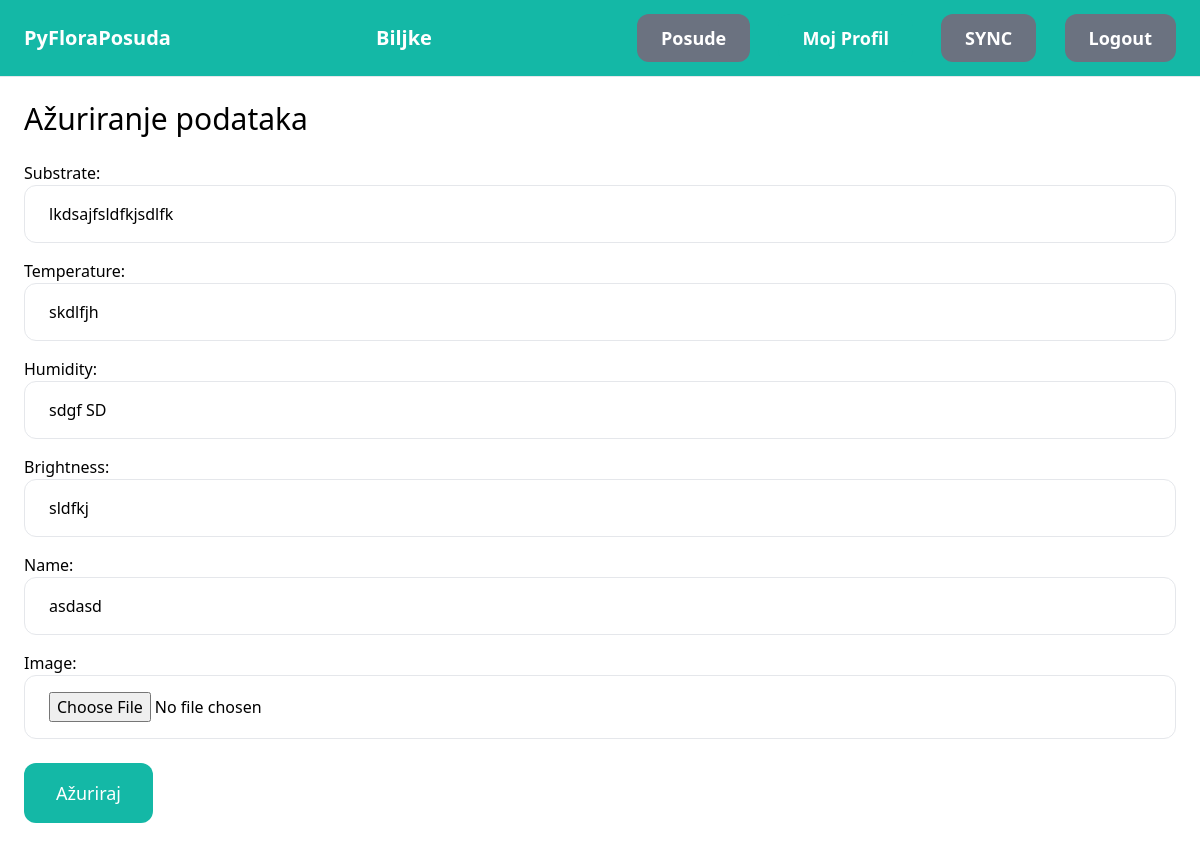
Before: /biljke/6/promjena/ (signed in) with the older database file.
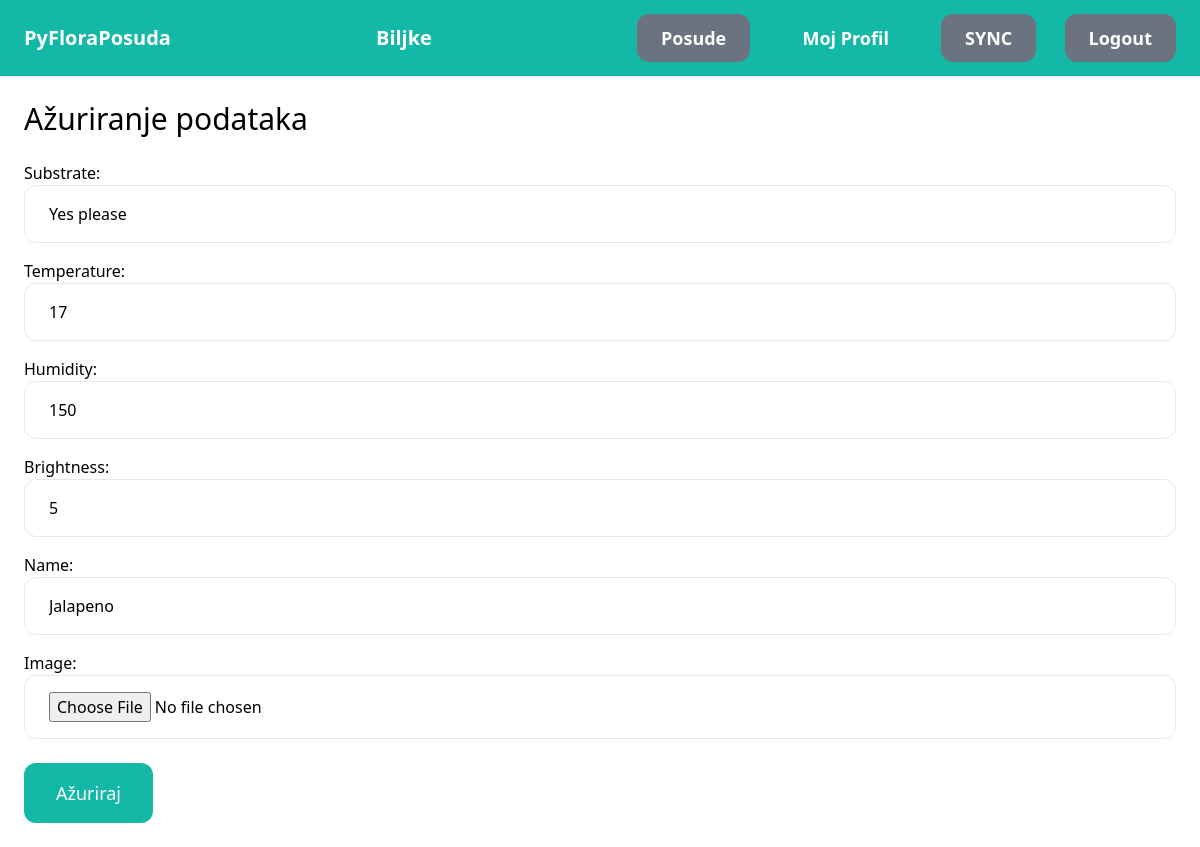
After: the same page with the newer database file.
### plant/models.py (models this page shows, shortened)
class Plant(models.Model):
    name = models.CharField(max_length=255)
    image = models.ImageField(upload_to='plant_images')
    humidity = models.CharField(max_length=255)
    brightness = models.CharField(max_length=255)
    temperature = models.CharField(max_length=255)
    substrate = models.CharField(max_length=255)

### plant/views.py (the view)
# urls.py: path('<int:pk>/promjena/', views.edit, name='edit'),
@login_required
def edit(request, pk):
    plant = get_object_or_404(Plant, pk=pk)
    if request.method == 'POST':
        form = EditPlantForm(request.POST, request.FILES, instance=plant)
        if form.is_valid():
            form.save()
            return redirect('plant:detail', pk=plant.id)
    else:
        form = EditPlantForm(instance=plant)
    return render(request, 'plants/form.html', {
        'form': form,
        'title': 'Ažuriranje podataka',
        'komanda': 'Ažuriraj',
    })

### plant/forms.py
class EditPlantForm(forms.ModelForm):
    class Meta:
        model = Plant
        fields = {'name', 'image', 'humidity', 'brightness', 'temperature', 'substrate'}
        widgets = {
            'name': forms.TextInput(attrs={
                'class': INPUT_CLASSES
            }),
            'image': forms.FileInput(attrs={
                'class': INPUT_CLASSES
            }),
            'humidity': forms.TextInput(attrs={
                'class': INPUT_CLASSES
            }),
            'brightness': forms.TextInput(attrs={
                'class': INPUT_CLASSES
            }),
            'temperature': forms.TextInput(attrs={
                'class': INPUT_CLASSES
            }),
            'substrate': forms.TextInput(attrs={
                'class': INPUT_CLASSES
            })
        }

### plant/templates/plants/form.html (shortened to what this page needs)
{% extends 'core/base.html' %}
{% block content %}
<h1 class="mb-6 text-3xl">{{ title }}</h1>
<form method="post" action="." enctype="multipart/form-data">
    <div class="space-y-4">
        {{ form.as_p }}
    </div>
    <button class="mt-6 py-4 px-8 text-lg bg-teal-500 hover:bg-teal-700 rounded-xl text-white">{{ komanda }}</button>
</form>
{% endblock %}

Changed rows visible on the page:
changed Plant: substrate "lkdsajfsldfkjsdlfk" → "Yes please"; temperature "skdlfjh" → "17"; humidity "sdgf SD" → "150"; brightness "sldfkj" → "5"; name "asdasd" → "Jalapeno"
